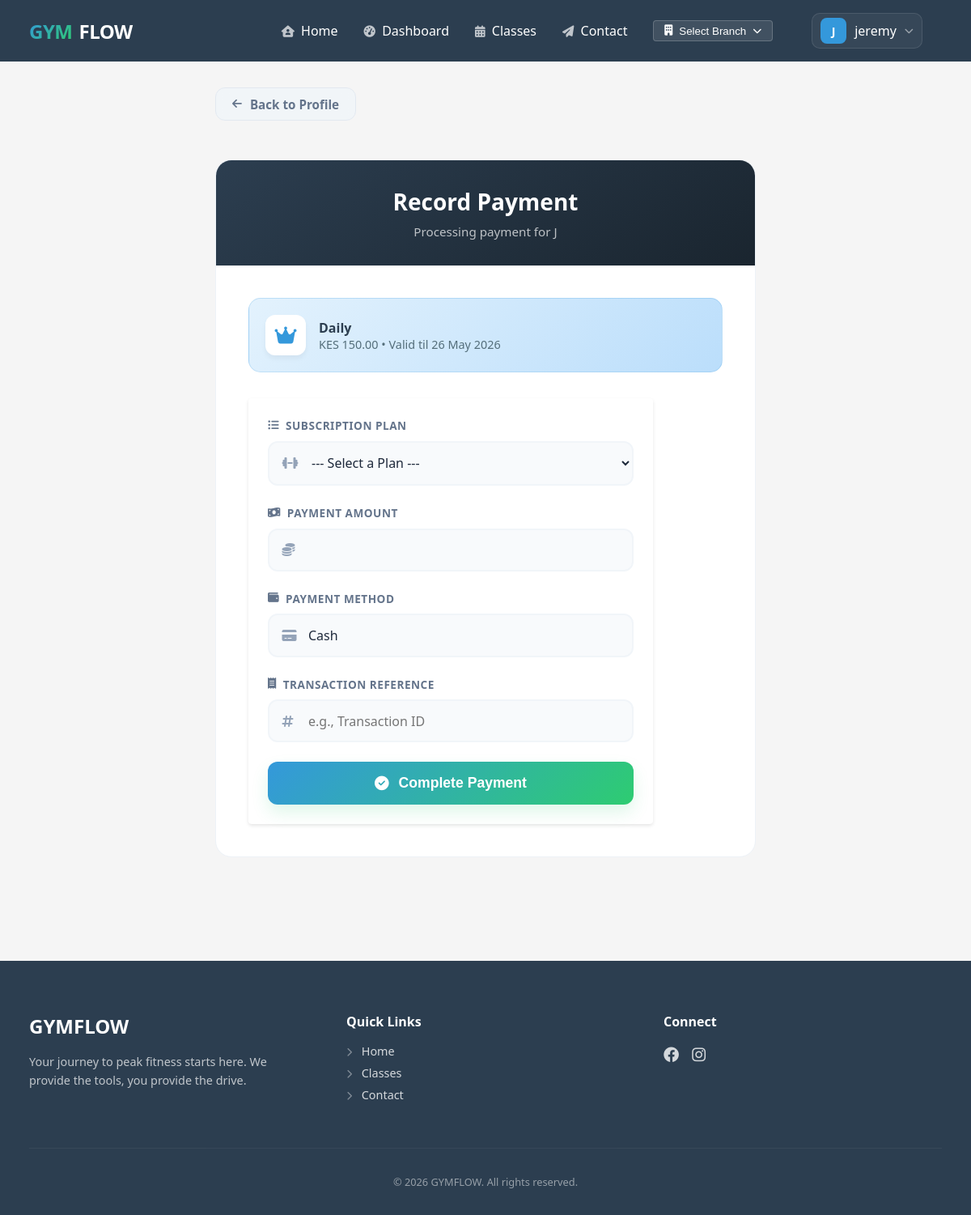
The app's page /members/14/payment/ (signed in) with its own data.
### base/gym/models.py (models this page shows, shortened)
class Member(models.Model):
    branch = models.ForeignKey(Branch, on_delete=models.CASCADE, related_name="members", null=True, blank=True)
    user = models.OneToOneField(User, on_delete=models.CASCADE, related_name="member_profile", null=True, blank=True)
    full_name = models.CharField(max_length=120)
    phone = models.CharField(max_length=20, unique=True, null=True, blank=True)
    email = models.EmailField(blank=True, null=True)
    address = models.CharField(max_length=200, blank=True)
    joined_on = models.DateField(auto_now_add=True)
    checkin_token = models.UUIDField(default=uuid.uuid4, unique=True, editable=False)
    membership_Plan = models.ForeignKey("MembershipPlan", on_delete=models.SET_NULL, null=True, blank=True)
    GOAL_CHOICES = [
        ("Weight Loss", "Weight Loss"),
        ("Muscle Gain", "Muscle Gain"),
        ("Endurance", "Endurance"),
        ("Flexibility", "Flexibility"),
        ("General Fitness", "General Fitness"),
    ]
    fitness_goal = models.CharField(max_length=50, choices=GOAL_CHOICES, default="General Fitness")
    medical_conditions = models.TextField(blank=True, null=True)
    bio = models.TextField(blank=True, null=True)
    profile_picture = models.ImageField(upload_to='profile_pics/', blank=True, null=True, help_text="Upload profile image")

class Membership(models.Model):
    member = models.ForeignKey(Member, on_delete=models.CASCADE, related_name="memberships")
    plan = models.ForeignKey(MembershipPlan, on_delete=models.PROTECT)
    start_date = models.DateField(default=timezone.now)
    end_date = models.DateField(blank=True, null=True)
    is_active = models.BooleanField(default=True, db_index=True)
    @property
    def is_expired(self):
        if self.end_date:
            return self.end_date < timezone.now().date()
        return False

class MembershipPlan(models.Model):
    name = models.CharField(max_length=60)
    price = models.DecimalField(max_digits=10, decimal_places=2)
    duration_days = models.PositiveIntegerField()
    def __str__(self):
        return f"{self.name} - {self.price}"

### base/gym/decorators.py (the view)
    def wrapper(request, *args, **kwargs):
        if not request.user.is_authenticated:
            return redirect("login")
        if not request.user.is_staff:
            return redirect("login_redirect")
        return view_func(request, *args, **kwargs)

### base/gym/forms.py
class PaymentForm(forms.ModelForm):
    plan = forms.ModelChoiceField(
        queryset=MembershipPlan.objects.all(),
        label="Plan / Membership",
        required=False,
        empty_label="--- Select a Plan ---"
    )
    class Meta:
        model = Payment
        fields = ["amount", "method", "reference"]
        widgets = {
            "method": forms.TextInput(attrs={"placeholder": "e.g., Cash, M-Pesa, Bank"}),
            "reference": forms.TextInput(attrs={"placeholder": "e.g., Transaction ID"}),
        }
    def __init__(self, *args, **kwargs):
        member = kwargs.pop('member', None)
        super().__init__(*args, **kwargs)

### base/gym/context_processors.py (called while the page is built)
def branch_context(request):
    active_branch_id = request.session.get('active_branch_id')
    active_branch = None
    if active_branch_id:
        try:
            active_branch = Branch.objects.get(id=active_branch_id)
        except Branch.DoesNotExist:
            pass
    return {
        'all_branches': Branch.objects.all(),
        'active_branch': active_branch,
    }

### base/templates/gym/payment_form.html (shortened to what this page needs)
{% extends 'gym/base.html' %}
{% block content %}
<div class="payment-container">
    <div class="back-action">
        <a href="{% url 'member_detail' member.id %}" class="back-link">
            <i class="fas fa-arrow-left"></i> Back to Profile
        </a>
    </div>
    <div class="premium-card">
        <div class="card-header">
            <h1>Record Payment</h1>
            <p>Processing payment for {{ member.full_name }}</p>
        </div>
        <div class="card-body">
            {% for m in member.memberships.all %}
            {% if m.is_active %}
            <div class="active-plan-badge">
                <div class="plan-icon">
                    <i class="fas fa-crown"></i>
                </div>
                <div class="plan-info">
                    <h4>{{ m.plan.name }}</h4>
                    <p>KES {{ m.plan.price }}
                        {% if not m.is_expired %}&bull; Valid til {{ m.end_date|date:"d M Y" }}{% endif %}
                    </p>
                </div>
            </div>
            {% endif %}
            {% endfor %}
            <form method="post" class="modern-form">
                <div class="form-group">
                    <label for="{{ form.plan.id_for_label }}">
                        <i class="fas fa-list-ul"></i> Subscription Plan
                    </label>
                    <div class="input-wrapper">
                        {{ form.plan }}
                        <i class="fas fa-dumbbell"></i>
                    </div>
                </div>
                <div class="form-group">
                    <label for="{{ form.amount.id_for_label }}">
                        <i class="fas fa-money-bill-wave"></i> Payment Amount
                    </label>
                    <div class="input-wrapper">
                        {{ form.amount }}
                        <i class="fas fa-coins"></i>
                    </div>
                </div>
                <div class="form-group">
                    <label for="{{ form.method.id_for_label }}">
                        <i class="fas fa-wallet"></i> Payment Method
                    </label>
                    <div class="input-wrapper">
                        {{ form.method }}
                        <i class="fas fa-credit-card"></i>
                    </div>
                </div>
                <div class="form-group">
                    <label for="{{ form.reference.id_for_label }}">
                        <i class="fas fa-receipt"></i> Transaction Reference
                    </label>
                    <div class="input-wrapper">
                        {{ form.reference }}
                        <i class="fas fa-hashtag"></i>
                    </div>
                </div>
                <button type="submit" class="submit-btn" id="submitPayment">
                    <i class="fas fa-check-circle"></i> Complete Payment
                </button>
            </form>
        </div>
    </div>
</div>
{% endblock %}

### base/templates/gym/base.html (shortened to what this page needs)
{% load static %}
<!DOCTYPE html>
<html lang="en">
<head>
    <link rel="stylesheet" href="https://cdnjs.cloudflare.com/ajax/libs/font-awesome/6.4.0/css/all.min.css">
    <link rel="stylesheet" href="{% static 'gym/css/main.css' %}?v=1.1">
</head>
<body class="{% block body_class %}{% endblock %}">
    <nav>
        <div class="container nav-container">
            <div class="brand">
                <span class="brand-gym">GYM</span>
                <span class="brand-flow">FLOW</span>
            </div>
            <div class="nav-links">
                <a href="{% url 'home' %}" class="{% if request.resolver_match.url_name == 'home' %}active{% endif %}">
                    <i class="fa-solid fa-house-user nav-icon"></i> Home
                </a>
                {% if user.is_authenticated %}
                <a href="{% url 'portal_dashboard' %}"
                    class="{% if request.resolver_match.url_name == 'portal_dashboard' %}active{% endif %}">
                    <i class="fa-solid fa-gauge-high nav-icon"></i> Dashboard
                </a>
                {% endif %}
                <a href="{% url 'class_schedule' %}"
                    class="{% if request.resolver_match.url_name == 'class_schedule' %}active{% endif %}">
                    <i class="fa-solid fa-calendar-days nav-icon"></i>
                    Classes
                </a>
                <a href="{% url 'contact' %}"
                    class="{% if request.resolver_match.url_name == 'contact' %}active{% endif %}">
                    <i class="fa-solid fa-paper-plane nav-icon"></i> Contact
                </a>
                {% if user.is_authenticated %}
                {% if user.is_staff %}
                <div class="branch-selector">
                    <button class="branch-btn" onclick="this.nextElementSibling.classList.toggle('show')">
                        <i class="fas fa-building"></i>
                        {% if active_branch %}{{ active_branch.name }}{% else %}Select Branch{% endif %}
                        <i class="fas fa-chevron-down chevron-small"></i>
                    </button>
                </div>
                {% endif %}
                {% with m_name=user.member_profile.full_name|default:user.username %}
                <div class="header-profile-dropdown">
                    <a href="javascript:void(0)" class="header-profile-link" id="profileTrigger">
                        <div class="avatar-nav">
                            {% if user.member_profile.profile_picture %}
                            <img src="{{ user.member_profile.profile_picture.url|default:user.member_profile.profile_picture }}"
                                alt="" class="avatar-img">
                            {% else %}
                            {{ m_name|slice:":1"|upper }}
                            {% endif %}
                        </div>
                        <span class="d-none d-lg-inline">{{ m_name }}</span>
                        <i class="fa-solid fa-chevron-down chevron-subtle"></i>
                    </a>
                </div>
                {% endwith %}
                {% else %}
                <a href="{% url 'login' %}" class="btn btn-login">Login</a>
                {% endif %}
            </div>
        </div>
    </nav>
    <div class="container">
        {% block content %}{% endblock %}
    </div>
    <footer class="site-footer">
        <div class="container">
            <div class="footer-grid">
                <div>
                    <div class="footer-brand">GYMFLOW</div>
                    <p class="footer-tagline">Your journey to peak fitness starts
                        here. We provide the tools, you provide the drive.</p>
                </div>
                <div>
                    <h4 class="footer-heading">Quick Links</h4>
                    <ul class="footer-links">
                        <li>
                            <a href="{% url 'home' %}">
                                <i class="fas fa-chevron-right footer-link-icon"></i> Home
                            </a>
                        </li>
                        <li>
                            <a href="{% url 'class_schedule' %}">
                                <i class="fas fa-chevron-right footer-link-icon"></i> Classes
                            </a>
                        </li>
                        <li>
                            <a href="{% url 'contact' %}">
                                <i class="fas fa-chevron-right footer-link-icon"></i> Contact
                            </a>
                        </li>
                    </ul>
                </div>
                <div>
                    <h4 class="footer-heading">Connect</h4>
                    <div class="social-links">
                        <a href="#"><i class="fab fa-facebook"></i></a>
                        <a href="#"><i class="fab fa-instagram"></i></a>
                    </div>
                </div>
            </div>
            <div class="footer-bottom">
                &copy; 2026 GYMFLOW. All rights reserved.
            </div>
        </div>
    </footer>
</body>
</html>

### static/gym/css/main.css (style rules this page uses)
* { margin: 0; padding: 0; box-sizing: border-box; }
body { font-family: 'Segoe UI', Tahoma, Geneva, Verdana, sans-serif; background-color: #f5f5f5; color: #333; }
nav { background-color: #2c3e50; color: white; padding: 1rem; margin-bottom: 2rem; }
nav a { color: white; text-decoration: none; margin-right: 1.5rem; font-weight: 500; }
.container { max-width: 1200px; margin: 0 auto; padding: 0 20px; }
.nav-container { display: flex; align-items: center; justify-content: space-between; }
.nav-links { display: flex; align-items: center; gap: 0.5rem; }
h1 { color: #2c3e50; margin-bottom: 1.5rem; }
form { background: white; padding: 1.5rem; border-radius: 4px; box-shadow: 0 2px 4px rgba(0, 0, 0, 0.1); max-width: 500px; }
.form-group { margin-bottom: 1rem; }
label { display: block; margin-bottom: 0.5rem; font-weight: 500; }
input, select, textarea { width: 100%; padding: 0.6rem; border: 1px solid #ddd; border-radius: 4px; font-size: 1rem; font-family: inherit; }
.back-link { display: inline-flex; align-items: center; gap: 10px; margin-bottom: 1.5rem; color: #64748b; text-decoration: none; font-size: 0.95rem; font-weight: 600; transition: all 0.3s cubic-bezier(0.4, 0, 0.2, 1); padding: 0.6rem 1.25rem; border-radius: 12px; background: rgba(241, 245, 249, 0.8); border: 1px solid #e2e8f0; backdrop-filter: blur(8px); }
.back-link i { font-size: 0.85rem; transition: transform 0.3s ease; }
.branch-selector { display: inline-block; margin-right: 1.5rem; position: relative; }
.branch-btn { background: rgba(255, 255, 255, 0.1); border: 1px solid rgba(255, 255, 255, 0.2); color: white; padding: 0.3rem 0.8rem; border-radius: 4px; display: flex; align-items: center; gap: 0.5rem; cursor: pointer; }
.brand { font-size: 1.5rem; font-weight: 800; letter-spacing: -0.5px; display: flex; align-items: center; gap: 0.5rem; }
.brand-gym { background: linear-gradient(135deg, #3498db, #2ecc71); background-clip: text; -webkit-background-clip: text; -webkit-text-fill-color: transparent; }
.brand-flow { color: #fff; }
.nav-icon { font-size: 0.9rem; margin-right: 4px; opacity: 0.7; }
.chevron-small { font-size: 0.7rem; }
.chevron-subtle { font-size: 0.7rem; opacity: 0.5; }
.header-profile-dropdown { position: relative; margin-left: 1rem; }
.header-profile-link { display: flex; align-items: center; gap: 10px; padding: 5px 10px; border-radius: 10px; background: rgba(255, 255, 255, 0.05); border: 1px solid rgba(255, 255, 255, 0.1); transition: all 0.3s ease; }
.avatar-nav { width: 32px; height: 32px; background: #3498db; color: white; display: flex; align-items: center; justify-content: center; border-radius: 8px; font-weight: 700; font-size: 0.9rem; overflow: hidden; }
.site-footer { background: #2c3e50; color: white; padding: 4rem 1rem 2rem; margin-top: 8rem; }
.footer-grid { display: grid; grid-template-columns: repeat(auto-fit, minmax(200px, 1fr)); gap: 3rem; }
.footer-brand { font-size: 1.5rem; font-weight: 800; margin-bottom: 1rem; }
.footer-tagline { opacity: 0.7; font-size: 0.9rem; line-height: 1.6; }
.footer-heading { margin-bottom: 1rem; }
.footer-links { list-style: none; padding: 0; opacity: 0.8; font-size: 0.9rem; }
.footer-links li { margin-bottom: 0.5rem; }
.footer-links a { color: inherit; text-decoration: none; }
.footer-link-icon { font-size: 0.7rem; margin-right: 8px; opacity: 0.5; }
.social-links { display: flex; gap: 1rem; font-size: 1.2rem; }
.social-links a { color: white; opacity: 0.8; }
.footer-bottom { border-top: 1px solid rgba(255, 255, 255, 0.1); margin-top: 3rem; padding-top: 2rem; text-align: center; opacity: 0.5; font-size: 0.8rem; }

### records on screen
Member: full_name "J"
Membership: plan.name "Daily", plan.price "150.00", end_date "26 May 2026"

### other values on screen
{{ m_name|slice:":1"|upper }} "J"
{{ m_name }} "jeremy"
